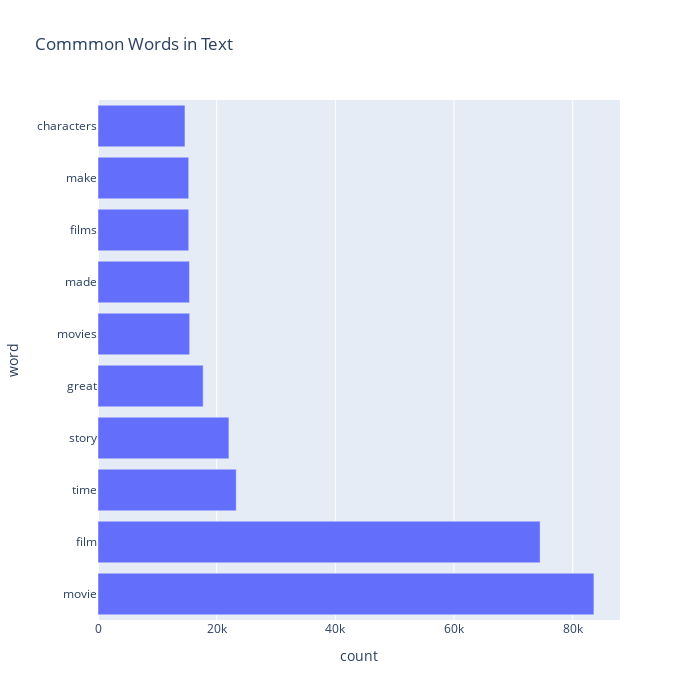

Notebook cell for this chart:
### Code cell
px.bar(temp, x="count", y="word", title='Commmon Words in Text', orientation='h', 
             width=700, height=700)

### Figure 1 — Plotly figure (JSON) as saved in the notebook; plotly's stock layout.template omitted (floating-point values rounded to 4 significant figures)
{"data": [{"alignmentgroup": "True", "hovertemplate": "count=%{x}<br>word=%{y}<extra></extra>", "legendgroup": "", "marker": {"color": "#636efa", "pattern": {"shape": ""}}, "name": "", "offsetgroup": "", "orientation": "h", "showlegend": false, "textposition": "auto", "type": "bar", "x": [83576, 74511, 23298, 22062, 17723, 15447, 15414, 15294, 15284, 14657], "xaxis": "x", "y": ["movie", "film", "time", "story", "great", "movies", "made", "films", "make", "characters"], "yaxis": "y"}], "layout": {"barmode": "relative", "height": 700, "legend": {"tracegroupgap": 0}, "title": {"text": "Commmon Words in Text"}, "width": 700, "xaxis": {"anchor": "y", "domain": [0, 1], "title": {"text": "count"}}, "yaxis": {"anchor": "x", "domain": [0, 1], "title": {"text": "word"}}}}
